Frame 1 (no input): blank canvas, image omitted
Frame 60 (the mouse pressed at the canvas centre just before this capture): blank canvas, image omitted
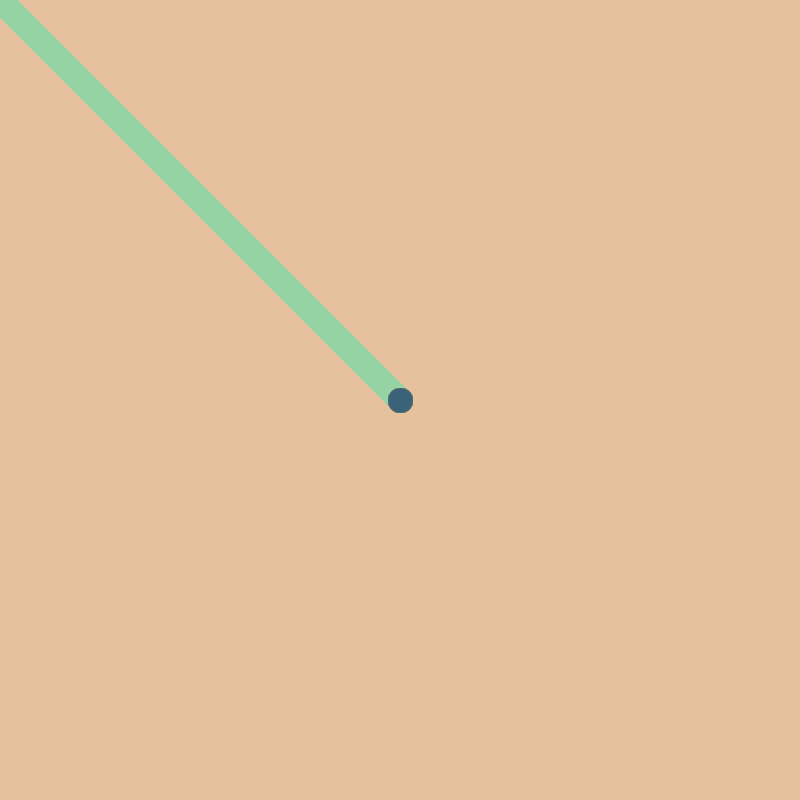
Frame 120 (the mouse held since frame 60 and released just before this capture)

The Processing sketch whose frames 1 and 60 were blank and that drew this single picture after the mouse press (run headless with seeded random() and noise(); from frame 60 on, the mouse is pressed at the canvas centre):

// Processing sketch: random_rainbow_brush_1st_week
// ── random_rainbow_brush_1st_week.pde
//rando rainbow drawing sketch
color lurr;
float randoC1;
float randoC2;
float randoC3;

void setup(){
  size(800,800);
  background(229,193,157);
}

void draw(){
 //brush colour
 randoC1 = random(0,255);
 randoC2 = random(0,255);
 randoC3 = random(0,255);
 lurr = color(randoC1,randoC2,randoC3);
 //brush
 strokeWeight(25);
 stroke(lurr);
 if(mousePressed == true){
   line(pmouseX,pmouseY,mouseX,mouseY);
 }
}
